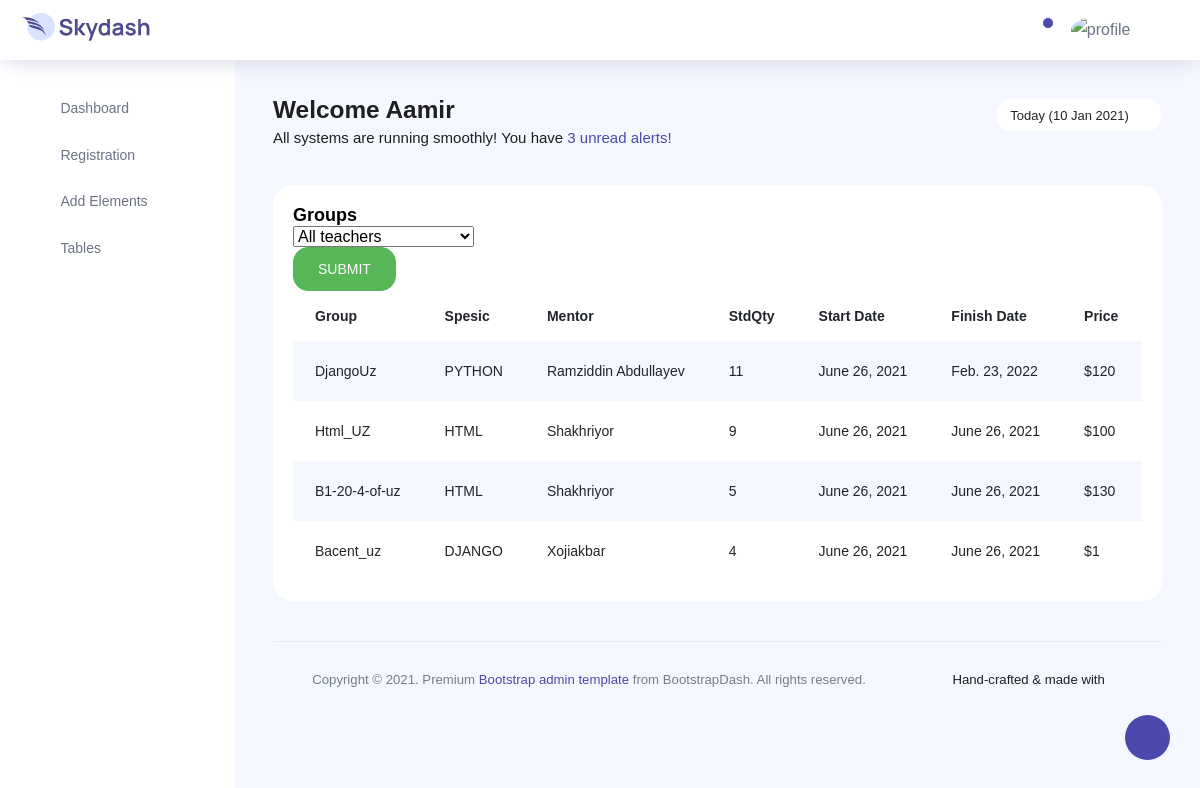
The app's page /groups_table with its own data.
### dashboardapp/models.py (models this page shows, shortened)
class Course(models.Model):
    SPES_CHOICE = [
        ("HTML", "HTML"),
        ("JS", "JS"),
        ("PYTHON", "PYTHON"),
        ("REACT", "REACT"),
        ("DJANGO", "DJANGO"),
    ]
    STATUS_CHOICE = [
        ("NO", "NO"),
        ("FULL", "FULL"),
        ("PART", "PART"),
    ]
    name = models.CharField(max_length=50)
    spes = models.CharField(max_length=7, choices=SPES_CHOICE, default="HTML")
    mentor = models.ForeignKey(Mentor, on_delete=SET_NULL, null=True, blank=True)
    student_qty = models.PositiveIntegerField(blank=True, null=True)
    start = models.DateField(blank=True, null=True)
    finish = models.DateField(blank=True, null=True)
    price = models.PositiveIntegerField(blank=True, null=True)
    status = models.CharField(max_length=5, choices=STATUS_CHOICE, default="NO")
    def total_payment(self):
        return self.student_qty * self.price

class Mentor(models.Model):
    GENDER_CHOICE = [
        ("M", "M"),
        ("F", "F"),
    ]
    SPES_CHOICE = [
        ("FRONTEND", "FRONTEND"),
        ("BACKEND", "BACKEND"),
    ]
    fullname = models.CharField(max_length=90)
    age = models.PositiveIntegerField()
    gender = models.CharField(max_length=1, choices=GENDER_CHOICE, default="M")
    email = models.EmailField()
    phone = models.PositiveIntegerField()
    spes = models.CharField(max_length=9, choices=SPES_CHOICE, default="SPES_CHOICE")
    def __str__(self):
        return self.fullname

### dashboardapp/views.py (the view)
# urls.py: path('groups_table', views.groups_table, name="groups_table"),
def groups_table(request):
    courses = Course.objects.all()[::-1]
    mentors = Mentor.objects.all()
    if request.method == 'POST' and request.POST.get('mentor_id'):
        courses = Course.objects.filter(mentor=request.POST.get('mentor_id'))
    else:
        courses = Course.objects.all()
    context = {
        'courses': courses,
        'mentors': mentors,
    }
    return render(request, "dashboardapp/groups_table.html", context)

### dashboardapp/templates/dashboardapp/groups_table.html (shortened to what this page needs)
{% extends "dashboardapp/base.html" %}
{% load static %}
{% block content %}
<div class="row">
    <div class="col-md-12 grid-margin stretch-card">
      <div class="card">
        <div class="card-body">
          <p class="card-title mb-0">Groups</p>
          <form action="" method="POST">
            <div>
                <select name="mentor_id" id="">
                    <option value="{{ mentor }}">All teachers</option>
                </select>
            </div>
            <button class="btn btn-success" type="submit">SUBMIT</button>
          </form>
          <div class="table-responsive">
            <table class="table table-striped table-borderless">
              <thead>
                <tr>
                  <th>Group</th>
                  <th>Spesic</th>
                  <th>Mentor</th>
                  <th>StdQty</th>
                  <th>Start Date</th>
                  <th>Finish Date</th>
                  <th>Price</th>
                </tr>
              </thead>
              <tbody>
              {% for course in courses %}
                <tr>
                  <td>{{ course.name }}</td>
                  <td>{{ course.spes }}</td>
                  <td>{{ course.mentor }}</td>
                  <td>{{ course.student_qty }}</td>
                  <td>{{ course.start }}</td>
                  <td>{{ course.finish }}</td>
                  <td>${{ course.price }}</td>
                </tr>
              {% endfor %}
              </tbody>
            </table>
          </div>
        </div>
      </div>
    </div>
</div>
{% endblock %}

### records on screen
Course: name "DjangoUz", spes "PYTHON", mentor "Ramziddin Abdullayev", student_qty "11", start "June 26, 2021", finish "Feb. 23, 2022", price "120"
Course: name "Html_UZ", spes "HTML", mentor "Shakhriyor", student_qty "9", start "June 26, 2021", finish "June 26, 2021", price "100"
Course: name "B1-20-4-of-uz", spes "HTML", mentor "Shakhriyor", student_qty "5", start "June 26, 2021", finish "June 26, 2021", price "130"
Course: name "Bacent_uz", spes "DJANGO", mentor "Xojiakbar", student_qty "4", start "June 26, 2021", finish "June 26, 2021", price "1"
